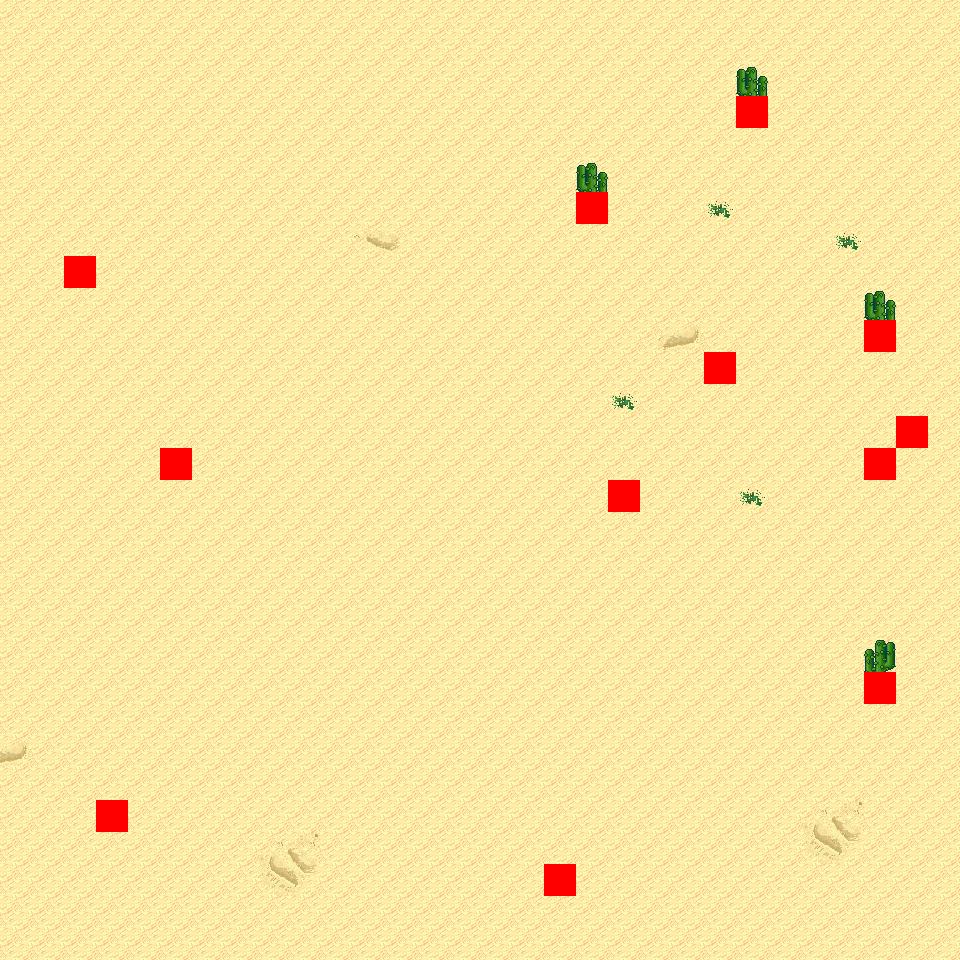

The image is a tile-based game level rendered from a .tmx file. Its description and source (layers, tilesets, objects; grid data summarised) follow:
An orthogonal 30x30 tile map with 32x32 px tiles, 6 tile layers (Ground, Object, Object2, Above, ...), 8 tilesets and 3 objects (3x mapExit).

<map version="1.0" orientation="orthogonal" renderorder="right-down" width="30" height="30" tilewidth="32" tileheight="32" nextobjectid="4">
  <tileset firstgid="1" name="tileset_logic_collision" tilewidth="32" tileheight="32" tilecount="1" columns="1">
    <image source="../drawable/tileset_logic_collision.png" width="32" height="32" />
  </tileset>
  <tileset firstgid="2" name="tileset_ground_ground" tilewidth="32" tileheight="32" tilecount="33" columns="3">
    <image source="../drawable/tileset_ground_ground.png" width="96" height="352" />
  </tileset>
  <tileset firstgid="35" name="tileset_ground_ridge_earth_pale" tilewidth="32" tileheight="32" tilecount="96" columns="12">
    <image source="../drawable/tileset_ground_ridge_earth_pale.png" width="384" height="256" />
  </tileset>
  <tileset firstgid="131" name="tileset_ground_ridge_earth_dark" tilewidth="32" tileheight="32" tilecount="96" columns="12">
    <image source="../drawable/tileset_ground_ridge_earth_dark.png" width="384" height="256" />
  </tileset>
  <tileset firstgid="227" name="tileset_terrain_desert" tilewidth="32" tileheight="32" tilecount="88" columns="8">
    <image source="../drawable/tileset_terrain_desert.png" width="256" height="352" />
  </tileset>
  <tileset firstgid="315" name="tileset_plant_tree_tree_darkgreen" tilewidth="32" tileheight="32" tilecount="88" columns="8">
    <image source="../drawable/tileset_plant_tree_tree_darkgreen.png" width="256" height="352" />
  </tileset>
  <tileset firstgid="403" name="tileset_ground_sand_2" tilewidth="32" tileheight="32" tilecount="15" columns="5">
    <image source="../drawable/tileset_ground_sand_2.png" width="160" height="96" />
  </tileset>
  <tileset firstgid="418" name="tileset_plant_cactus_2" tilewidth="32" tileheight="32" tilecount="10" columns="5">
    <image source="../drawable/tileset_plant_cactus_2.png" width="160" height="64" />
  </tileset>
  <layer name="Ground" width="30" height="30">
    <data>[900 cells, 900 non-empty, 12 distinct tile ids]</data>
  </layer>
  <layer name="Object" width="30" height="30">
    <data>[900 cells, 9 non-empty, 3 distinct tile ids]</data>
  </layer>
  <layer name="Object2" width="30" height="30">
    <data>[900 cells, 0 non-empty, 0 distinct tile ids]</data>
  </layer>
  <layer name="Above" width="30" height="30">
    <data>[900 cells, 4 non-empty, 2 distinct tile ids]</data>
  </layer>
  <layer name="Above2" width="30" height="30">
    <data>[900 cells, 0 non-empty, 0 distinct tile ids]</data>
  </layer>
  <layer name="Walkable" width="30" height="30">
    <data>[900 cells, 12 non-empty, 1 distinct tile ids]</data>
  </layer>
  <objectgroup name="MapEvents">
    <object id="1" name="south" type="mapExit" x="0" y="928" width="960" height="32">
      <properties>
        <property name="map" value="level_0_x3_y111" />
        <property name="x" value="0" />
        <property name="y" value="1" />
      </properties>
    </object>
    <object id="2" name="west" type="mapExit" x="0" y="0" width="32" height="960">
      <properties>
        <property name="map" value="level_0_x2_y110" />
        <property name="x" value="28" />
        <property name="y" value="0" />
      </properties>
    </object>
    <object id="3" name="east" type="mapExit" x="928" y="0" width="32" height="960">
      <properties>
        <property name="map" value="level_0_x4_y110" />
        <property name="x" value="1" />
        <property name="y" value="0" />
      </properties>
    </object>
  </objectgroup>
</map>
